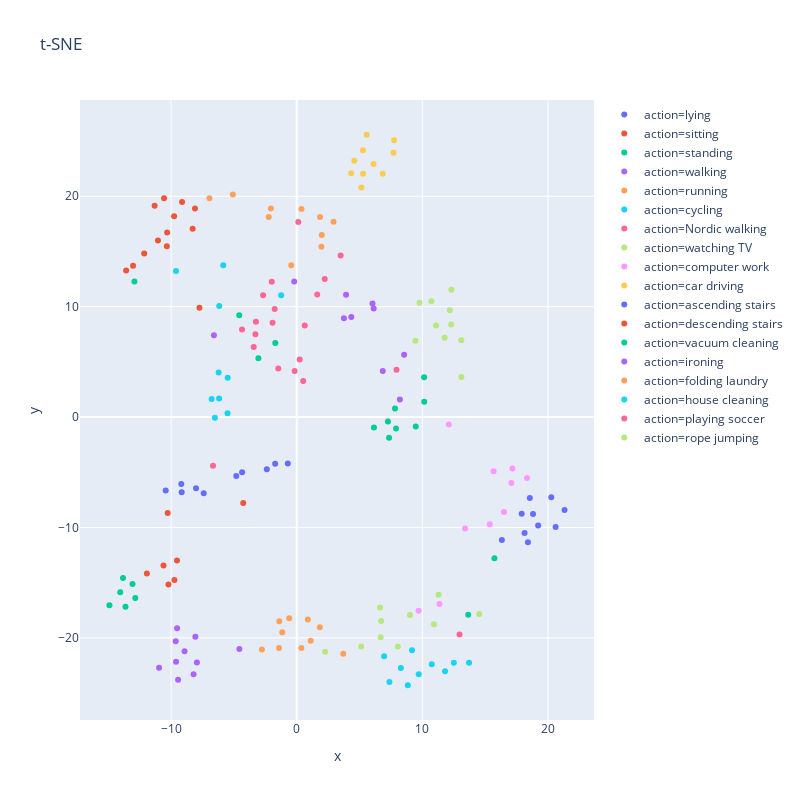
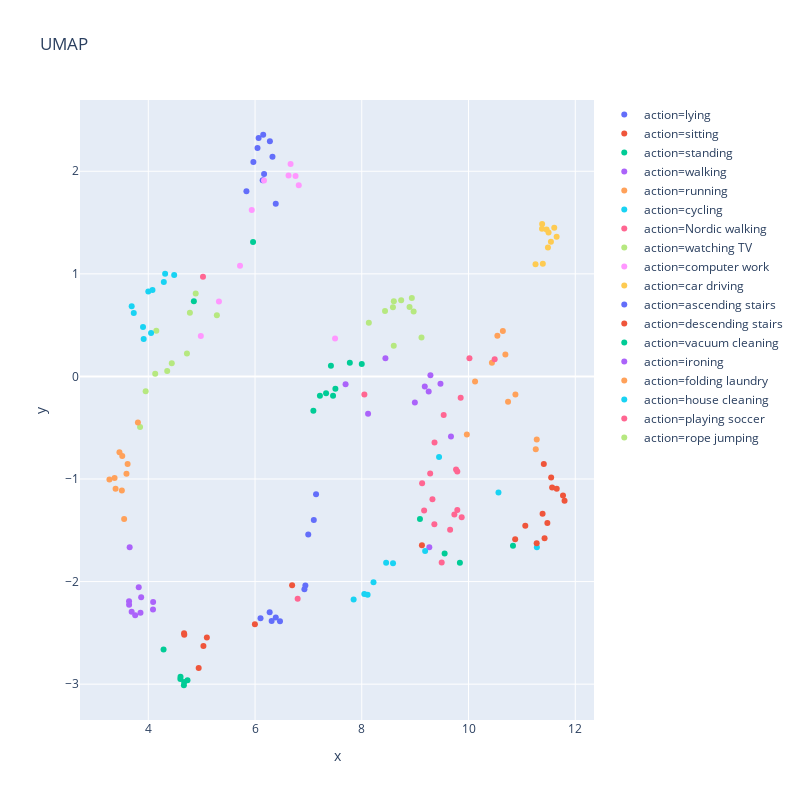

Notebook code cell kept with these figures, in order:
### Code cell
val_actions, val_labels, val_lm = get_action_vector(ae_model, skel_dt, device, class_ids=range(18), class_names=dataReader.idToLabel)
tsne_skel_plot = plot_tnse(val_actions, val_labels, val_lm)
plot_umap(val_actions, val_labels, val_lm)

### Figure 1 — Plotly figure (JSON) as saved in the notebook; plotly's stock layout.template omitted (floating-point values rounded to 4 significant figures)
{"data": [{"hoverlabel": {"namelength": 0}, "hovertemplate": "action=lying<br>x=%{x}<br>y=%{y}", "legendgroup": "action=lying", "marker": {"color": "#636efa", "symbol": "circle"}, "mode": "markers", "name": "action=lying", "showlegend": true, "type": "scatter", "x": [18.55, 18.81, 21.32, 17.9, 18.14, 20.61, 20.26, 16.33, 18.4, 19.22], "xaxis": "x", "y": [-7.337, -8.772, -8.425, -8.759, -10.5, -9.948, -7.274, -11.13, -11.35, -9.813], "yaxis": "y"}, {"hoverlabel": {"namelength": 0}, "hovertemplate": "action=sitting<br>x=%{x}<br>y=%{y}", "legendgroup": "action=sitting", "marker": {"color": "#EF553B", "symbol": "circle"}, "mode": "markers", "name": "action=sitting", "showlegend": true, "type": "scatter", "x": [-8.289, -11.31, -10.56, -10.32, -9.129, -11.05, -10.34, -9.761, -7.745, -8.101], "xaxis": "x", "y": [17.05, 19.15, 19.83, 16.73, 19.48, 15.99, 15.47, 18.2, 9.894, 18.89], "yaxis": "y"}, {"hoverlabel": {"namelength": 0}, "hovertemplate": "action=standing<br>x=%{x}<br>y=%{y}", "legendgroup": "action=standing", "marker": {"color": "#00cc96", "symbol": "circle"}, "mode": "markers", "name": "action=standing", "showlegend": true, "type": "scatter", "x": [6.146, 7.347, 7.903, 13.65, 7.823, 9.474, 7.26, 10.15, 15.73, 10.14], "xaxis": "x", "y": [-0.9538, -1.87, -1.025, -17.9, 0.7703, -0.8616, -0.3955, 1.385, -12.79, 3.61], "yaxis": "y"}, {"hoverlabel": {"namelength": 0}, "hovertemplate": "action=walking<br>x=%{x}<br>y=%{y}", "legendgroup": "action=walking", "marker": {"color": "#ab63fa", "symbol": "circle"}, "mode": "markers", "name": "action=walking", "showlegend": true, "type": "scatter", "x": [8.548, 6.847, 3.757, 4.342, 6.123, 6.032, -0.2035, -6.592, 8.209, 3.925], "xaxis": "x", "y": [5.639, 4.173, 8.963, 9.065, 9.841, 10.28, 12.28, 7.41, 1.59, 11.08], "yaxis": "y"}, {"hoverlabel": {"namelength": 0}, "hovertemplate": "action=running<br>x=%{x}<br>y=%{y}", "legendgroup": "action=running", "marker": {"color": "#FFA15A", "symbol": "circle"}, "mode": "markers", "name": "action=running", "showlegend": true, "type": "scatter", "x": [2.928, -2.228, 1.991, 1.962, -5.084, -6.951, -2.06, -0.435, 0.3781, 1.854], "xaxis": "x", "y": [17.69, 18.12, 16.5, 15.44, 20.15, 19.83, 18.9, 13.76, 18.85, 18.13], "yaxis": "y"}, {"hoverlabel": {"namelength": 0}, "hovertemplate": "action=cycling<br>x=%{x}<br>y=%{y}", "legendgroup": "action=cycling", "marker": {"color": "#19d3f3", "symbol": "circle"}, "mode": "markers", "name": "action=cycling", "showlegend": true, "type": "scatter", "x": [-9.612, -6.172, -5.852, -5.508, -6.517, -1.236, -6.776, -6.18, -5.498, -6.216], "xaxis": "x", "y": [13.24, 10.05, 13.76, 0.3414, -0.05582, 11.03, 1.626, 1.69, 3.553, 4.04], "yaxis": "y"}, {"hoverlabel": {"namelength": 0}, "hovertemplate": "action=Nordic walking<br>x=%{x}<br>y=%{y}", "legendgroup": "action=Nordic walking", "marker": {"color": "#FF6692", "symbol": "circle"}, "mode": "markers", "name": "action=Nordic walking", "showlegend": true, "type": "scatter", "x": [-2.675, -3.426, -1.925, -3.249, 0.1242, -4.357, -1.988, 1.63, -1.755, -3.286], "xaxis": "x", "y": [11.04, 6.357, 8.547, 8.636, 17.67, 7.936, 12.27, 11.11, 9.78, 7.506], "yaxis": "y"}, {"hoverlabel": {"namelength": 0}, "hovertemplate": "action=watching TV<br>x=%{x}<br>y=%{y}", "legendgroup": "action=watching TV", "marker": {"color": "#B6E880", "symbol": "circle"}, "mode": "markers", "name": "action=watching TV", "showlegend": true, "type": "scatter", "x": [6.721, 11.29, 8.052, 5.126, 9.011, 10.92, 2.262, 14.53, 6.677, 6.633], "xaxis": "x", "y": [-18.46, -16.1, -20.79, -20.77, -17.92, -18.76, -21.26, -17.84, -19.95, -17.25], "yaxis": "y"}, {"hoverlabel": {"namelength": 0}, "hovertemplate": "action=computer work<br>x=%{x}<br>y=%{y}", "legendgroup": "action=computer work", "marker": {"color": "#FF97FF", "symbol": "circle"}, "mode": "markers", "name": "action=computer work", "showlegend": true, "type": "scatter", "x": [16.49, 17.08, 13.4, 17.17, 9.7, 11.36, 18.33, 15.67, 15.37, 12.11], "xaxis": "x", "y": [-8.593, -5.983, -10.09, -4.655, -17.54, -16.92, -5.511, -4.917, -9.709, -0.6768], "yaxis": "y"}, {"hoverlabel": {"namelength": 0}, "hovertemplate": "action=car driving<br>x=%{x}<br>y=%{y}", "legendgroup": "action=car driving", "marker": {"color": "#FECB52", "symbol": "circle"}, "mode": "markers", "name": "action=car driving", "showlegend": true, "type": "scatter", "x": [5.143, 5.271, 7.703, 7.749, 4.584, 4.332, 5.565, 6.842, 6.112, 5.28], "xaxis": "x", "y": [20.79, 24.16, 23.95, 25.07, 23.22, 22.09, 25.57, 22.05, 22.92, 22.04], "yaxis": "y"}, {"hoverlabel": {"namelength": 0}, "hovertemplate": "action=ascending stairs<br>x=%{x}<br>y=%{y}", "legendgroup": "action=ascending stairs", "marker": {"color": "#636efa", "symbol": "circle"}, "mode": "markers", "name": "action=ascending stairs", "showlegend": true, "type": "scatter", "x": [-1.716, -0.7097, -9.19, -7.404, -2.381, -4.813, -10.43, -8.018, -9.16, -4.348], "xaxis": "x", "y": [-4.222, -4.195, -6.059, -6.898, -4.732, -5.335, -6.662, -6.458, -6.801, -4.991], "yaxis": "y"}, {"hoverlabel": {"namelength": 0}, "hovertemplate": "action=descending stairs<br>x=%{x}<br>y=%{y}", "legendgroup": "action=descending stairs", "marker": {"color": "#EF553B", "symbol": "circle"}, "mode": "markers", "name": "action=descending stairs", "showlegend": true, "type": "scatter", "x": [-11.93, -9.532, -4.26, -12.14, -10.27, -13.03, -13.58, -9.736, -10.21, -10.61], "xaxis": "x", "y": [-14.17, -12.99, -7.777, 14.83, -8.679, 13.72, 13.27, -14.76, -15.18, -13.45], "yaxis": "y"}, {"hoverlabel": {"namelength": 0}, "hovertemplate": "action=vacuum cleaning<br>x=%{x}<br>y=%{y}", "legendgroup": "action=vacuum cleaning", "marker": {"color": "#00cc96", "symbol": "circle"}, "mode": "markers", "name": "action=vacuum cleaning", "showlegend": true, "type": "scatter", "x": [-12.85, -1.705, -13.07, -14.05, -13.83, -14.91, -13.63, -4.578, -3.054, -12.92], "xaxis": "x", "y": [-16.38, 6.701, -15.12, -15.88, -14.58, -17.05, -17.19, 9.219, 5.333, 12.29], "yaxis": "y"}, {"hoverlabel": {"namelength": 0}, "hovertemplate": "action=ironing<br>x=%{x}<br>y=%{y}", "legendgroup": "action=ironing", "marker": {"color": "#ab63fa", "symbol": "circle"}, "mode": "markers", "name": "action=ironing", "showlegend": true, "type": "scatter", "x": [-9.609, -10.96, -8.93, -4.567, -9.442, -8.073, -8.213, -7.944, -9.523, -9.632], "xaxis": "x", "y": [-22.15, -22.71, -21.2, -21.01, -23.8, -19.9, -23.3, -22.24, -19.13, -20.3], "yaxis": "y"}, {"hoverlabel": {"namelength": 0}, "hovertemplate": "action=folding laundry<br>x=%{x}<br>y=%{y}", "legendgroup": "action=folding laundry", "marker": {"color": "#FFA15A", "symbol": "circle"}, "mode": "markers", "name": "action=folding laundry", "showlegend": true, "type": "scatter", "x": [3.701, -1.155, 1.11, -0.5994, -1.412, 0.8814, 0.3666, 1.835, -1.392, -2.774], "xaxis": "x", "y": [-21.43, -19.49, -20.27, -18.21, -20.92, -18.34, -20.92, -19.03, -18.49, -21.05], "yaxis": "y"}, {"hoverlabel": {"namelength": 0}, "hovertemplate": "action=house cleaning<br>x=%{x}<br>y=%{y}", "legendgroup": "action=house cleaning", "marker": {"color": "#19d3f3", "symbol": "circle"}, "mode": "markers", "name": "action=house cleaning", "showlegend": true, "type": "scatter", "x": [13.72, 9.176, 8.286, 11.8, 8.843, 9.71, 6.955, 7.378, 10.75, 12.5], "xaxis": "x", "y": [-22.26, -21.12, -22.72, -23.02, -24.29, -23.3, -21.66, -24.0, -22.38, -22.26], "yaxis": "y"}, {"hoverlabel": {"namelength": 0}, "hovertemplate": "action=playing soccer<br>x=%{x}<br>y=%{y}", "legendgroup": "action=playing soccer", "marker": {"color": "#FF6692", "symbol": "circle"}, "mode": "markers", "name": "action=playing soccer", "showlegend": true, "type": "scatter", "x": [7.941, 0.6382, 12.95, -1.468, 2.228, -0.1657, 0.5132, -6.664, 0.2344, 3.492], "xaxis": "x", "y": [4.277, 8.304, -19.7, 4.404, 12.52, 4.182, 3.275, -4.404, 5.222, 14.64], "yaxis": "y"}, {"hoverlabel": {"namelength": 0}, "hovertemplate": "action=rope jumping<br>x=%{x}<br>y=%{y}", "legendgroup": "action=rope jumping", "marker": {"color": "#B6E880", "symbol": "circle"}, "mode": "markers", "name": "action=rope jumping", "showlegend": true, "type": "scatter", "x": [12.18, 11.77, 12.31, 13.1, 13.1, 9.773, 12.29, 10.72, 11.09, 9.447], "xaxis": "x", "y": [9.678, 7.192, 11.52, 3.636, 6.962, 10.35, 8.385, 10.5, 8.289, 6.915], "yaxis": "y"}], "layout": {"height": 800, "legend": {"tracegroupgap": 0}, "title": {"text": "t-SNE"}, "width": 800, "xaxis": {"anchor": "y", "domain": [0, 1], "title": {"text": "x"}}, "yaxis": {"anchor": "x", "domain": [0, 1], "title": {"text": "y"}}}}

### Figure 2 — Plotly figure (JSON) as saved in the notebook; plotly's stock layout.template omitted (floating-point values rounded to 4 significant figures)
{"data": [{"hoverlabel": {"namelength": 0}, "hovertemplate": "action=lying<br>x=%{x}<br>y=%{y}", "legendgroup": "action=lying", "marker": {"color": "#636efa", "symbol": "circle"}, "mode": "markers", "name": "action=lying", "showlegend": true, "type": "scatter", "x": [6.326, 5.969, 6.153, 6.169, 6.143, 6.067, 6.278, 5.838, 6.388, 6.046], "xaxis": "x", "y": [2.142, 2.092, 2.356, 1.974, 1.912, 2.325, 2.292, 1.806, 1.683, 2.227], "yaxis": "y"}, {"hoverlabel": {"namelength": 0}, "hovertemplate": "action=sitting<br>x=%{x}<br>y=%{y}", "legendgroup": "action=sitting", "marker": {"color": "#EF553B", "symbol": "circle"}, "mode": "markers", "name": "action=sitting", "showlegend": true, "type": "scatter", "x": [11.57, 11.8, 11.77, 11.39, 11.55, 11.42, 11.48, 11.65, 9.127, 11.41], "xaxis": "x", "y": [-1.084, -1.211, -1.161, -1.338, -0.9841, -1.579, -1.429, -1.096, -1.645, -0.8538], "yaxis": "y"}, {"hoverlabel": {"namelength": 0}, "hovertemplate": "action=standing<br>x=%{x}<br>y=%{y}", "legendgroup": "action=standing", "marker": {"color": "#00cc96", "symbol": "circle"}, "mode": "markers", "name": "action=standing", "showlegend": true, "type": "scatter", "x": [7.216, 7.093, 7.505, 4.853, 7.422, 7.462, 7.331, 7.776, 5.963, 8.0], "xaxis": "x", "y": [-0.1875, -0.3352, -0.1208, 0.7337, 0.1043, -0.1874, -0.1636, 0.1323, 1.31, 0.1209], "yaxis": "y"}, {"hoverlabel": {"namelength": 0}, "hovertemplate": "action=walking<br>x=%{x}<br>y=%{y}", "legendgroup": "action=walking", "marker": {"color": "#ab63fa", "symbol": "circle"}, "mode": "markers", "name": "action=walking", "showlegend": true, "type": "scatter", "x": [8.443, 8.118, 8.994, 9.254, 9.286, 9.181, 9.671, 9.265, 7.696, 9.474], "xaxis": "x", "y": [0.1762, -0.364, -0.2549, -0.1477, 0.01214, -0.0993, -0.5856, -1.665, -0.07608, -0.07139], "yaxis": "y"}, {"hoverlabel": {"namelength": 0}, "hovertemplate": "action=running<br>x=%{x}<br>y=%{y}", "legendgroup": "action=running", "marker": {"color": "#FFA15A", "symbol": "circle"}, "mode": "markers", "name": "action=running", "showlegend": true, "type": "scatter", "x": [10.64, 10.74, 10.44, 10.12, 11.28, 11.26, 10.88, 9.969, 10.69, 10.54], "xaxis": "x", "y": [0.4433, -0.2458, 0.1332, -0.0492, -0.615, -0.7104, -0.1759, -0.5662, 0.2144, 0.3966], "yaxis": "y"}, {"hoverlabel": {"namelength": 0}, "hovertemplate": "action=cycling<br>x=%{x}<br>y=%{y}", "legendgroup": "action=cycling", "marker": {"color": "#19d3f3", "symbol": "circle"}, "mode": "markers", "name": "action=cycling", "showlegend": true, "type": "scatter", "x": [11.28, 9.187, 10.56, 8.047, 7.847, 9.448, 8.22, 8.109, 8.456, 8.585], "xaxis": "x", "y": [-1.665, -1.702, -1.131, -2.12, -2.174, -0.786, -2.007, -2.129, -1.815, -1.821], "yaxis": "y"}, {"hoverlabel": {"namelength": 0}, "hovertemplate": "action=Nordic walking<br>x=%{x}<br>y=%{y}", "legendgroup": "action=Nordic walking", "marker": {"color": "#FF6692", "symbol": "circle"}, "mode": "markers", "name": "action=Nordic walking", "showlegend": true, "type": "scatter", "x": [9.363, 9.497, 9.13, 9.324, 10.49, 9.169, 9.767, 9.535, 9.281, 9.36], "xaxis": "x", "y": [-0.6449, -1.814, -1.042, -1.197, 0.1677, -1.308, -0.9085, -0.3758, -0.9455, -1.442], "yaxis": "y"}, {"hoverlabel": {"namelength": 0}, "hovertemplate": "action=watching TV<br>x=%{x}<br>y=%{y}", "legendgroup": "action=watching TV", "marker": {"color": "#B6E880", "symbol": "circle"}, "mode": "markers", "name": "action=watching TV", "showlegend": true, "type": "scatter", "x": [4.354, 5.284, 4.15, 3.95, 4.724, 4.779, 3.845, 4.888, 4.129, 4.44], "xaxis": "x", "y": [0.05309, 0.5971, 0.4442, -0.1452, 0.2237, 0.6208, -0.4921, 0.8081, 0.02713, 0.1282], "yaxis": "y"}, {"hoverlabel": {"namelength": 0}, "hovertemplate": "action=computer work<br>x=%{x}<br>y=%{y}", "legendgroup": "action=computer work", "marker": {"color": "#FF97FF", "symbol": "circle"}, "mode": "markers", "name": "action=computer work", "showlegend": true, "type": "scatter", "x": [6.168, 6.628, 5.719, 6.819, 4.984, 5.323, 6.666, 6.759, 5.938, 7.5], "xaxis": "x", "y": [1.911, 1.958, 1.079, 1.863, 0.394, 0.7303, 2.07, 1.954, 1.623, 0.3694], "yaxis": "y"}, {"hoverlabel": {"namelength": 0}, "hovertemplate": "action=car driving<br>x=%{x}<br>y=%{y}", "legendgroup": "action=car driving", "marker": {"color": "#FECB52", "symbol": "circle"}, "mode": "markers", "name": "action=car driving", "showlegend": true, "type": "scatter", "x": [11.26, 11.61, 11.38, 11.46, 11.65, 11.39, 11.54, 11.38, 11.5, 11.49], "xaxis": "x", "y": [1.093, 1.451, 1.486, 1.431, 1.361, 1.098, 1.313, 1.439, 1.404, 1.256], "yaxis": "y"}, {"hoverlabel": {"namelength": 0}, "hovertemplate": "action=ascending stairs<br>x=%{x}<br>y=%{y}", "legendgroup": "action=ascending stairs", "marker": {"color": "#636efa", "symbol": "circle"}, "mode": "markers", "name": "action=ascending stairs", "showlegend": true, "type": "scatter", "x": [7.101, 7.143, 6.311, 6.467, 6.997, 6.925, 6.103, 6.388, 6.274, 6.943], "xaxis": "x", "y": [-1.399, -1.15, -2.384, -2.387, -1.54, -2.076, -2.357, -2.35, -2.298, -2.038], "yaxis": "y"}, {"hoverlabel": {"namelength": 0}, "hovertemplate": "action=descending stairs<br>x=%{x}<br>y=%{y}", "legendgroup": "action=descending stairs", "marker": {"color": "#EF553B", "symbol": "circle"}, "mode": "markers", "name": "action=descending stairs", "showlegend": true, "type": "scatter", "x": [4.944, 5.097, 6.695, 11.28, 5.997, 11.06, 10.87, 4.67, 4.674, 5.033], "xaxis": "x", "y": [-2.844, -2.546, -2.036, -1.626, -2.417, -1.457, -1.588, -2.504, -2.519, -2.629], "yaxis": "y"}, {"hoverlabel": {"namelength": 0}, "hovertemplate": "action=vacuum cleaning<br>x=%{x}<br>y=%{y}", "legendgroup": "action=vacuum cleaning", "marker": {"color": "#00cc96", "symbol": "circle"}, "mode": "markers", "name": "action=vacuum cleaning", "showlegend": true, "type": "scatter", "x": [4.604, 9.839, 4.672, 4.667, 4.734, 4.286, 4.601, 9.09, 9.552, 10.83], "xaxis": "x", "y": [-2.927, -1.818, -2.979, -3.011, -2.962, -2.661, -2.95, -1.391, -1.725, -1.651], "yaxis": "y"}, {"hoverlabel": {"namelength": 0}, "hovertemplate": "action=ironing<br>x=%{x}<br>y=%{y}", "legendgroup": "action=ironing", "marker": {"color": "#ab63fa", "symbol": "circle"}, "mode": "markers", "name": "action=ironing", "showlegend": true, "type": "scatter", "x": [3.754, 3.82, 3.853, 3.65, 3.639, 3.866, 3.64, 3.688, 4.088, 4.09], "xaxis": "x", "y": [-2.329, -2.056, -2.305, -1.665, -2.192, -2.152, -2.225, -2.294, -2.273, -2.198], "yaxis": "y"}, {"hoverlabel": {"namelength": 0}, "hovertemplate": "action=folding laundry<br>x=%{x}<br>y=%{y}", "legendgroup": "action=folding laundry", "marker": {"color": "#FFA15A", "symbol": "circle"}, "mode": "markers", "name": "action=folding laundry", "showlegend": true, "type": "scatter", "x": [3.805, 3.387, 3.591, 3.272, 3.504, 3.459, 3.612, 3.512, 3.368, 3.547], "xaxis": "x", "y": [-0.4485, -1.095, -0.9477, -1.005, -1.113, -0.7396, -0.8532, -0.775, -0.9902, -1.389], "yaxis": "y"}, {"hoverlabel": {"namelength": 0}, "hovertemplate": "action=house cleaning<br>x=%{x}<br>y=%{y}", "legendgroup": "action=house cleaning", "marker": {"color": "#19d3f3", "symbol": "circle"}, "mode": "markers", "name": "action=house cleaning", "showlegend": true, "type": "scatter", "x": [4.485, 4.051, 3.901, 4.315, 3.689, 3.999, 3.913, 3.728, 4.078, 4.291], "xaxis": "x", "y": [0.9877, 0.423, 0.4823, 1.001, 0.6839, 0.8287, 0.3654, 0.6182, 0.8437, 0.9216], "yaxis": "y"}, {"hoverlabel": {"namelength": 0}, "hovertemplate": "action=playing soccer<br>x=%{x}<br>y=%{y}", "legendgroup": "action=playing soccer", "marker": {"color": "#FF6692", "symbol": "circle"}, "mode": "markers", "name": "action=playing soccer", "showlegend": true, "type": "scatter", "x": [8.049, 9.79, 5.025, 9.655, 9.853, 9.735, 9.872, 6.799, 9.79, 10.02], "xaxis": "x", "y": [-0.1765, -0.928, 0.971, -1.494, -0.2069, -1.347, -1.374, -2.168, -1.301, 0.1776], "yaxis": "y"}, {"hoverlabel": {"namelength": 0}, "hovertemplate": "action=rope jumping<br>x=%{x}<br>y=%{y}", "legendgroup": "action=rope jumping", "marker": {"color": "#B6E880", "symbol": "circle"}, "mode": "markers", "name": "action=rope jumping", "showlegend": true, "type": "scatter", "x": [8.895, 8.584, 8.938, 8.132, 8.436, 9.119, 8.6, 8.971, 8.738, 8.599], "xaxis": "x", "y": [0.6757, 0.6738, 0.764, 0.523, 0.6372, 0.3789, 0.7338, 0.633, 0.7424, 0.2989], "yaxis": "y"}], "layout": {"height": 800, "legend": {"tracegroupgap": 0}, "title": {"text": "UMAP"}, "width": 800, "xaxis": {"anchor": "y", "domain": [0, 1], "title": {"text": "x"}}, "yaxis": {"anchor": "x", "domain": [0, 1], "title": {"text": "y"}}}}
